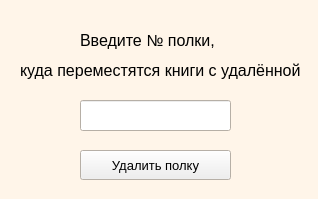
<?xml version="1.0" encoding="UTF-8"?>
<ui version="4.0">
 <class>del_shelf_form</class>
 <widget class="QWidget" name="del_shelf_form">
  <property name="geometry">
   <rect>
    <x>0</x>
    <y>0</y>
    <width>318</width>
    <height>199</height>
   </rect>
  </property>
  <property name="sizePolicy">
   <sizepolicy hsizetype="Fixed" vsizetype="Fixed">
    <horstretch>0</horstretch>
    <verstretch>0</verstretch>
   </sizepolicy>
  </property>
  <property name="palette">
   <palette>
    <active>
     <colorrole role="Base">
      <brush brushstyle="SolidPattern">
       <color alpha="255">
        <red>255</red>
        <green>255</green>
        <blue>255</blue>
       </color>
      </brush>
     </colorrole>
     <colorrole role="Window">
      <brush brushstyle="SolidPattern">
       <color alpha="255">
        <red>255</red>
        <green>245</green>
        <blue>233</blue>
       </color>
      </brush>
     </colorrole>
    </active>
    <inactive>
     <colorrole role="Base">
      <brush brushstyle="SolidPattern">
       <color alpha="255">
        <red>255</red>
        <green>255</green>
        <blue>255</blue>
       </color>
      </brush>
     </colorrole>
     <colorrole role="Window">
      <brush brushstyle="SolidPattern">
       <color alpha="255">
        <red>255</red>
        <green>245</green>
        <blue>233</blue>
       </color>
      </brush>
     </colorrole>
    </inactive>
    <disabled>
     <colorrole role="Base">
      <brush brushstyle="SolidPattern">
       <color alpha="255">
        <red>255</red>
        <green>245</green>
        <blue>233</blue>
       </color>
      </brush>
     </colorrole>
     <colorrole role="Window">
      <brush brushstyle="SolidPattern">
       <color alpha="255">
        <red>255</red>
        <green>245</green>
        <blue>233</blue>
       </color>
      </brush>
     </colorrole>
    </disabled>
   </palette>
  </property>
  <property name="windowTitle">
   <string>Удаление полки</string>
  </property>
  <widget class="QLineEdit" name="lineEdit">
   <property name="geometry">
    <rect>
     <x>80</x>
     <y>100</y>
     <width>151</width>
     <height>31</height>
    </rect>
   </property>
  </widget>
  <widget class="QLabel" name="label">
   <property name="geometry">
    <rect>
     <x>80</x>
     <y>20</y>
     <width>151</width>
     <height>41</height>
    </rect>
   </property>
   <property name="font">
    <font>
     <pointsize>12</pointsize>
    </font>
   </property>
   <property name="toolTipDuration">
    <number>-1</number>
   </property>
   <property name="text">
    <string>Введите № полки, </string>
   </property>
  </widget>
  <widget class="QPushButton" name="del_btn">
   <property name="geometry">
    <rect>
     <x>80</x>
     <y>150</y>
     <width>151</width>
     <height>30</height>
    </rect>
   </property>
   <property name="font">
    <font>
     <pointsize>10</pointsize>
    </font>
   </property>
   <property name="text">
    <string>Удалить полку</string>
   </property>
   <property name="autoRepeatInterval">
    <number>100</number>
   </property>
  </widget>
  <widget class="QLabel" name="label_2">
   <property name="geometry">
    <rect>
     <x>20</x>
     <y>50</y>
     <width>281</width>
     <height>41</height>
    </rect>
   </property>
   <property name="font">
    <font>
     <pointsize>12</pointsize>
    </font>
   </property>
   <property name="toolTipDuration">
    <number>-1</number>
   </property>
   <property name="text">
    <string>куда переместятся книги с удалённой</string>
   </property>
  </widget>
 </widget>
 <resources/>
 <connections/>
</ui>
